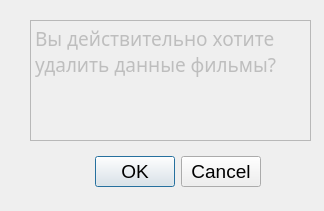
<?xml version="1.0" encoding="UTF-8"?>
<ui version="4.0">
 <class>Dialog</class>
 <widget class="QDialog" name="Dialog">
  <property name="geometry">
   <rect>
    <x>0</x>
    <y>0</y>
    <width>324</width>
    <height>211</height>
   </rect>
  </property>
  <property name="windowTitle">
   <string>Dialog</string>
  </property>
  <widget class="QDialogButtonBox" name="answer">
   <property name="geometry">
    <rect>
     <x>40</x>
     <y>151</y>
     <width>221</width>
     <height>41</height>
    </rect>
   </property>
   <property name="font">
    <font>
     <pointsize>14</pointsize>
    </font>
   </property>
   <property name="orientation">
    <enum>Qt::Horizontal</enum>
   </property>
   <property name="standardButtons">
    <set>QDialogButtonBox::Cancel|QDialogButtonBox::Ok</set>
   </property>
  </widget>
  <widget class="QTextEdit" name="textEdit">
   <property name="enabled">
    <bool>false</bool>
   </property>
   <property name="geometry">
    <rect>
     <x>30</x>
     <y>20</y>
     <width>281</width>
     <height>121</height>
    </rect>
   </property>
   <property name="font">
    <font>
     <family>Segoe UI Semibold</family>
     <pointsize>25</pointsize>
     <weight>75</weight>
     <bold>true</bold>
    </font>
   </property>
   <property name="html">
    <string>&lt;!DOCTYPE HTML PUBLIC &quot;-//W3C//DTD HTML 4.0//EN&quot; &quot;http://www.w3.org/TR/REC-html40/strict.dtd&quot;&gt;
&lt;html&gt;&lt;head&gt;&lt;meta name=&quot;qrichtext&quot; content=&quot;1&quot; /&gt;&lt;style type=&quot;text/css&quot;&gt;
p, li { white-space: pre-wrap; }
&lt;/style&gt;&lt;/head&gt;&lt;body style=&quot; font-family:'Segoe UI Semibold'; font-size:25pt; font-weight:600; font-style:normal;&quot;&gt;
&lt;p style=&quot; margin-top:0px; margin-bottom:0px; margin-left:0px; margin-right:0px; -qt-block-indent:0; text-indent:0px;&quot;&gt;&lt;span style=&quot; font-family:'MS Shell Dlg 2'; font-size:14pt; font-weight:400;&quot;&gt;Вы действительно хотите удалить данные фильмы?&lt;/span&gt;&lt;/p&gt;
&lt;p style=&quot;-qt-paragraph-type:empty; margin-top:0px; margin-bottom:0px; margin-left:0px; margin-right:0px; -qt-block-indent:0; text-indent:0px; font-family:'MS Shell Dlg 2'; font-size:14pt; font-weight:400;&quot;&gt;&lt;br /&gt;&lt;/p&gt;&lt;/body&gt;&lt;/html&gt;</string>
   </property>
  </widget>
 </widget>
 <resources/>
 <connections>
  <connection>
   <sender>answer</sender>
   <signal>accepted()</signal>
   <receiver>Dialog</receiver>
   <slot>accept()</slot>
   <hints>
    <hint type="sourcelabel">
     <x>248</x>
     <y>254</y>
    </hint>
    <hint type="destinationlabel">
     <x>157</x>
     <y>274</y>
    </hint>
   </hints>
  </connection>
  <connection>
   <sender>answer</sender>
   <signal>rejected()</signal>
   <receiver>Dialog</receiver>
   <slot>reject()</slot>
   <hints>
    <hint type="sourcelabel">
     <x>316</x>
     <y>260</y>
    </hint>
    <hint type="destinationlabel">
     <x>286</x>
     <y>274</y>
    </hint>
   </hints>
  </connection>
 </connections>
</ui>
